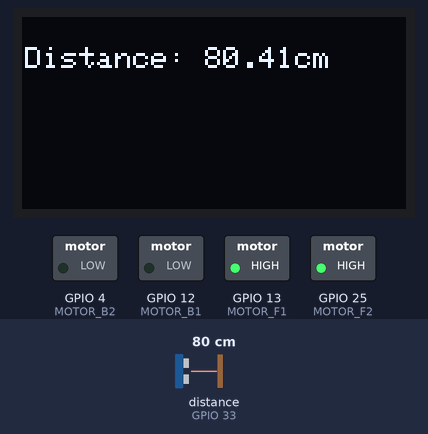
The sketch below on a simulated ESP32. Shown: 128×64 one-colour display, switched loads named in the sketch (green lamp = pin HIGH). Wiring (inferred from the names in the program): ultrasonic range finder: trigger GPIO 32; echo GPIO 33. The inputs (shaded band) are chosen by the test bench; at power-on: distance to the obstacle (sensor on GPIO 33) 80 cm. The echo pulse lasts 58.3 µs per cm; WiFi joins after 1.5 s; servers stay silent unless stated; pins used as bus, display or sensor lines are not drawn; what the sketch prints to the serial monitor is not drawn.

Above: at 2.7 s.
2.8 s: distance to the obstacle (sensor on GPIO 33) set to 11 cm
At 3.9 s:
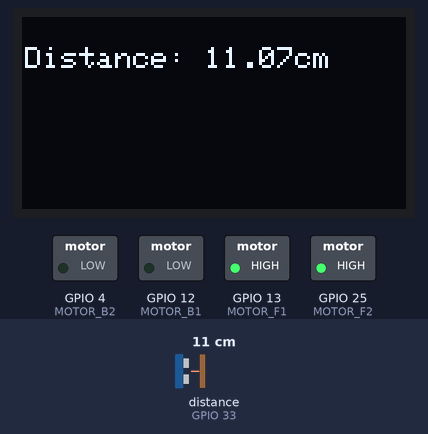
4.4 s: distance to the obstacle (sensor on GPIO 33) set to 8 cm
At 4.9 s:
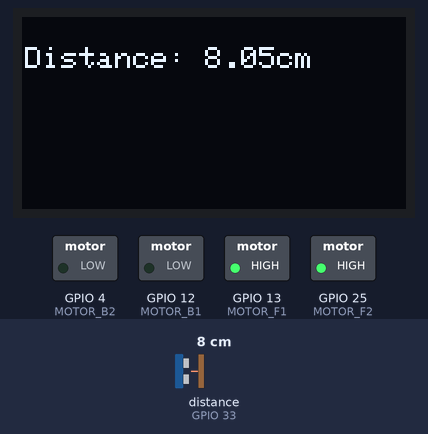
7.4 s: distance to the obstacle (sensor on GPIO 33) set to 2 cm
At 8.5 s:
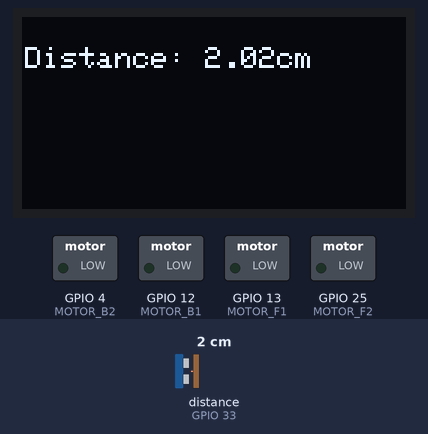
Timing chart, 0 to 14.9 s (numbered marks = the images above; inputs shaded):
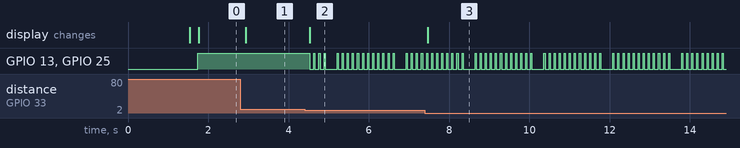

The sketch:

MASTER_ExperimentTwo.ino
```cpp
#include <Wire.h> // Library for I2C communication used for the OLED
#include <Adafruit_GFX.h> // Library for graphics functions
#include <Adafruit_SH110X.h>
#include <WiFi.h>

#define i2c_Address 0x3c // OLED screen I2C address
#define SCREEN_WIDTH 128
#define SCREEN_HEIGHT 64
#define OLED_RESET -1

#define triger_Pin 32 // Trigger pin
#define echo_Pin 33   // Echo pin

#define MIN_DISTANCE 10

#define MOTOR_B1 12
#define MOTOR_F1 13
#define MOTOR_B2 4
#define MOTOR_F2 25

// WiFi credentials
const char* ssid = "SHELLY_SLAVUTIN_IPHONE"; // WiFi name
const char* password = "shellyslavutin";  // WiFi password

// Slave IP and port
const char* slaveIP = "172.20.10.8"; // Replace with the slave ESP32's IP address changes with every new WIFI connected
const int port = 23;

// Creating an object for communication with the OLED screen
Adafruit_SH1106G display = Adafruit_SH1106G(SCREEN_WIDTH, SCREEN_HEIGHT, &Wire, OLED_RESET);

WiFiClient client;

void connectToWiFi() {
    Serial.print("Connecting to ");
    Serial.println(ssid);
    WiFi.begin(ssid, password);
    while (WiFi.status() != WL_CONNECTED) {
        delay(500);
        Serial.print(".");
    }
    Serial.println("\nConnected to WiFi network");
    Serial.print("IP Address: ");
    Serial.println(WiFi.localIP());
}


float calculateDistance()
{
  // Sending the trigger signal
  digitalWrite(triger_Pin, LOW); // Resetting the trigger
  delayMicroseconds(2);          // Waiting for 2 microseconds
  digitalWrite(triger_Pin, HIGH); // Sending the trigger pulse
  delayMicroseconds(10);         // Sending a pulse for 10 microseconds
  digitalWrite(triger_Pin, LOW); // Resetting the trigger again

  // Calculating the distance
  float Duration = pulseIn(echo_Pin, 1); // Measuring the pulse duration from the echo pin
  float space = Duration / 58.0;         // Calculating distance in cm based on the pulse duration

  // Displaying data on the OLED screen
  display.clearDisplay();               // Clearing the display
  display.setCursor(1, 10);             // Setting cursor position
  display.print("Distance: ");
  display.print(space);                 // Printing the distance measured by the sensor on the screen
  display.print("cm");
  display.display();                    // Updating the display to show the new information

  return space;
}

void stopMotors() {
    // Stop both motor sets
    digitalWrite(MOTOR_F1, LOW);
    digitalWrite(MOTOR_B1, LOW);
    digitalWrite(MOTOR_F2, LOW);
    digitalWrite(MOTOR_B2, LOW);
}

void moveForward() {
    // Move forward for both motor sets
    digitalWrite(MOTOR_F1, HIGH);
    digitalWrite(MOTOR_B1, LOW);
    digitalWrite(MOTOR_F2, HIGH);
    digitalWrite(MOTOR_B2, LOW);
}

void setup()
{
  Serial.begin(9600);
  connectToWiFi();

  display.setTextColor(SH110X_WHITE); // Setting font color
  display.setTextSize(1.5);  // Setting font size
  display.begin(i2c_Address, true); // Initializing the OLED screen
  display.clearDisplay();

  // Initialize the ultrasonic pins
  pinMode(triger_Pin, OUTPUT);
  pinMode(echo_Pin, INPUT);

  // Initialize the motors
  pinMode(MOTOR_F1, OUTPUT);
  pinMode(MOTOR_B1, OUTPUT);

  pinMode(MOTOR_F2, OUTPUT);
  pinMode(MOTOR_B2, OUTPUT);

}


void loop()
{
  // Attempt to reconnect to the slave if not connected
    if (!client.connected()) {
        client.connect(slaveIP, port);
    }

    // As long as there is a dafe distance continue driving
    moveForward();

    // Check if the distance is below the minimum distance if it is send a stop signal
    if (calculateDistance() < MIN_DISTANCE) {
        client.println("STOP"); // Send "STOP" command
        Serial.println("Sent: STOP");

        // Stop the motors
        stopMotors();
    }

    delay(100);


}
```

Measured:
- after the input at 2.8 s, the display: changes after 0.14 s (image 1)
- after the input at 4.4 s, the display: changes after 0.13 s (image 2)
- after the input at 7.4 s, the display: changes after 0.06 s (image 3)
- by itself, GPIO 13 (MOTOR_F1), GPIO 25 (MOTOR_F2): moves between LOW and HIGH, repeating every 1.7 s
